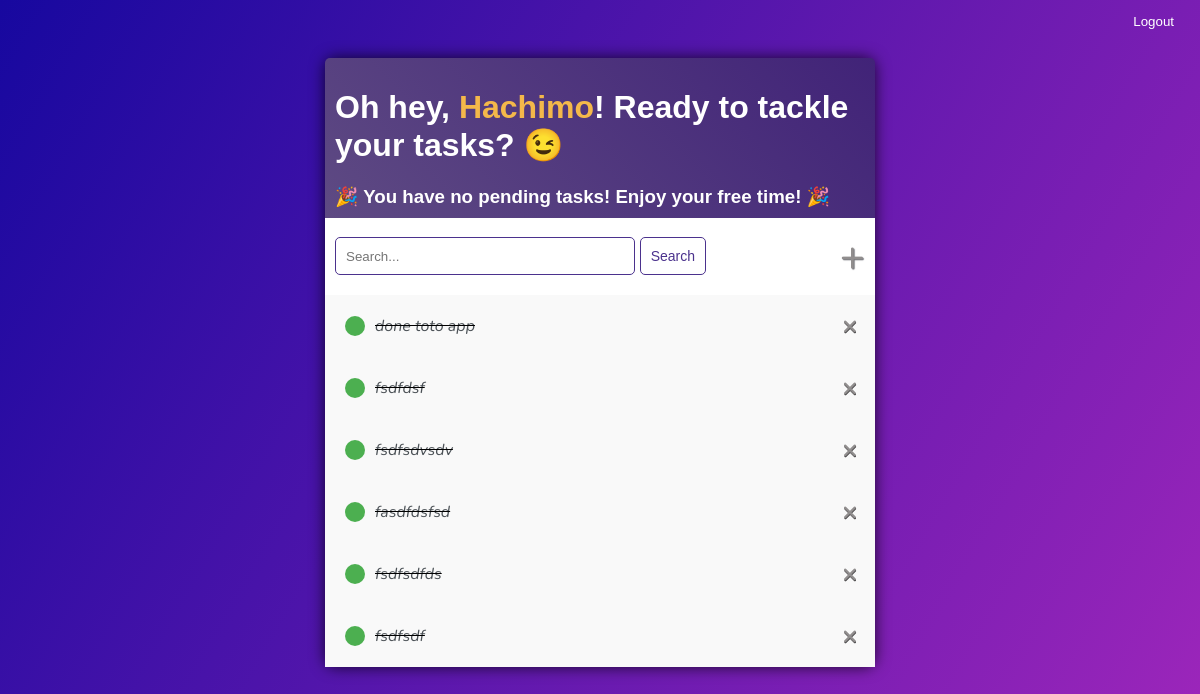
The page /todos/ (signed in) on the database its author committed.
### todos/models.py (models this page shows)
class Todo(models.Model):
    user = models.ForeignKey(User, on_delete=models.CASCADE, null=True, blank=True) # Người dùng tạo công việc
    title = models.CharField(max_length=255) # Tên công việc
    description = models.TextField(blank=True, null=True) # Mô tả
    completed = models.BooleanField(default=False) # Trạng thái công việc
    description = models.TextField(blank=True, null=True)  # Mô tả
    created_at = models.DateTimeField(auto_now_add=True) # Ngày tạo công việc
    def __str__(self):
        return self.title
    class Meta:
        ordering = ['completed'] # Sắp xếp công việc theo trạng thái hoàn thành

### todos/views.py (the view)
# urls.py: path("", TodoListView.as_view(), name="todo_list"), # Đường dẫn đến trang danh sách công việc
class TodoListView(LoginRequiredMixin, ListView): # LoginRquiredMixin để kiểm tra người dùng đã đăng nhập hay chưa
    model = Todo
    template_name = 'todos/todo_list.html'
    context_object_name = 'todos' # Tên biến sẽ được truyền vào template
    def get_context_data(self, **kwargs): # **kwargs: nhận các tham số truyền vào dưới dạng từ điển
        context = super().get_context_data(**kwargs) # Lấy context mặc định
        context['todos'] = context['todos'].filter(user=self.request.user) # Lọc công việc theo người dùng
        context['count'] = context['todos'].filter(completed=False).count() # Đếm số công việc chưa hoàn thành
        search_input = self.request.GET.get('search-area') or ''
        if search_input:
            context['todos'] = context['todos'].filter(title__startswith=search_input) # Lọc công việc theo tiêu đề
        context['search_input'] = search_input
        return context

### todos/templates/todos/todo_list.html (shortened to what this page needs)
{% extends 'todos/main.html' %}
{% block content %}
<div class="header-bar">
    <div>
        <h1> Oh hey, <span style="color:rgb(244, 184, 74); font-weight: bold;">{{ request.user.first_name|title }}</span>! Ready to tackle your tasks? 😉</h1>
        <h3 style="margin: 0;">
            {% if count == 0 %}
                🎉 You have no pending tasks! Enjoy your free time! 🎉
            {% elif count == 1 %}
                ⏳ You have 1 task left. Almost done!
            {% elif count <= 5 %}
                🔥 Only {{ count }} tasks left! Keep going!
            {% else %}
                🚀 You have {{ count }} tasks remaining. Stay focused!
            {% endif %}
        </h3>
        {% if request.user.is_authenticated %}
        <form class="logout" id="logout-form" method="POST" action="{% url 'logout' %}">
            <button type="link" style="background: none; border: none; color: #fff; cursor: pointer;">
                Logout
            </button>
        </form>
        {% else %}
        <a href="{% url 'login' %}">Login</a>
        {% endif %}
    </div>
</div>
<div id="search-add-wrapper">
    <form class="search-area" method="GET" >
        <input type="text" name="search-area" placeholder="Search..." value="{{search_input}}">
        <input class="button" type="submit" value="Search">
    </form>
    <a id="add-link" href="{% url 'task-create' %}">&#x2b;</a>
</div>
<div class="task-item-wrapper">
    {% for todo in todos %}
    <div class="task-wrapper">
        {% if todo.completed %}
        <div class="task-title">
            <div class="task-complete-icon"></div>
            <i><s><a href="{% url 'task-update' todo.id %}">{{todo}}</a></s></i>
        </div>
        <a class="delete-link" href="{% url 'task-delete' todo.id %}">&times;</a> {% comment %} This is the 'x' symbol for deleting a task {% endcomment %}
        {% else %}
        <div class="task-title">
            <div class="task-incomplete-icon"></div>
            <a href="{% url 'task-update' todo.id %}">{{todo}}</a>
        </div>
        <a class="delete-link" href="{% url 'task-delete' todo.id %}">&times;</a>
        {% endif %}
    </div>
    {% empty %}
    <h3 style="margin: 10px; padding-bottom: 10px;">Your list is empty! Let's add a task 📋</h3>
    {% endfor %}
</div>
{% endblock content %}

### rows shown on the page
Todo: title "done toto app"
Todo: title "fsdfdsf"
Todo: title "fsdfsdvsdv"
Todo: title "fasdfdsfsd"
Todo: title "fsdfsdfds"
Todo: title "fsdfsdf"

### other values the page prints
{{ request.user.first_name|title }} "Hachimo"
